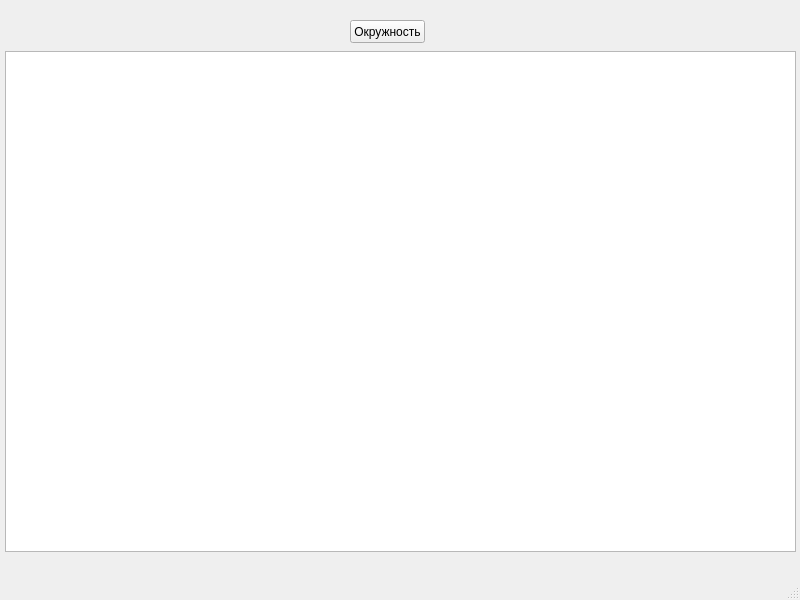
<?xml version="1.0" encoding="UTF-8"?>
<ui version="4.0">
 <class>MainWindow</class>
 <widget class="QMainWindow" name="MainWindow">
  <property name="geometry">
   <rect>
    <x>0</x>
    <y>0</y>
    <width>800</width>
    <height>600</height>
   </rect>
  </property>
  <property name="windowTitle">
   <string>MainWindow</string>
  </property>
  <widget class="QWidget" name="centralwidget">
   <widget class="QPushButton" name="create_btn">
    <property name="geometry">
     <rect>
      <x>350</x>
      <y>20</y>
      <width>75</width>
      <height>23</height>
     </rect>
    </property>
    <property name="text">
     <string>Окружность</string>
    </property>
   </widget>
   <widget class="QGraphicsView" name="graphicsView">
    <property name="geometry">
     <rect>
      <x>5</x>
      <y>51</y>
      <width>791</width>
      <height>501</height>
     </rect>
    </property>
   </widget>
  </widget>
  <widget class="QMenuBar" name="menubar">
   <property name="geometry">
    <rect>
     <x>0</x>
     <y>0</y>
     <width>800</width>
     <height>21</height>
    </rect>
   </property>
  </widget>
  <widget class="QStatusBar" name="statusbar"/>
 </widget>
 <resources/>
 <connections/>
</ui>
